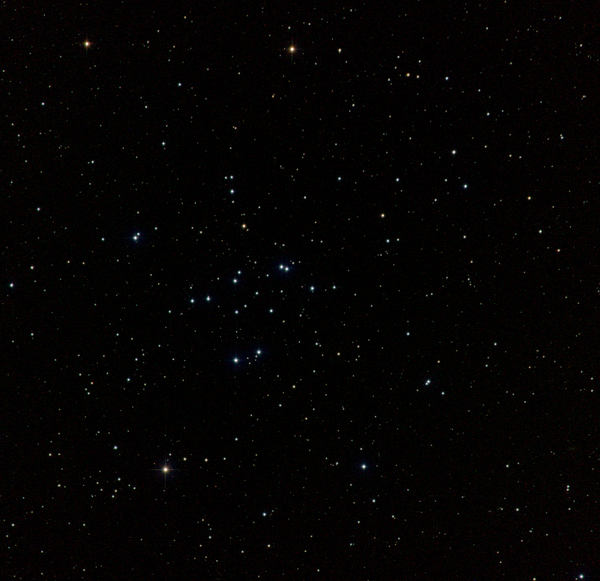
#> input picture stars.png, 600 x 581 px, found by its file name
$ jupyter execute --allow-errors 'Counting Stars.ipynb'   (older library calls are emulated)
#> lines starting #> are read from the running program, lines starting #| are printed output that depends on the picture
[cell 1]
import matplotlib.pyplot as plt
from skimage.io import imread

[cell 2]
#Reading the imgae in gray scale
img = imread('C:/Users/Hasitha Rasineni/Desktop/stars.png',as_grey = 'True', plugin='matplotlib')
#> img: shape (581, 600) float32; min 0, max 1, mean 0.0114
print(img.shape)
#| (581, 600)

#> (a cell that did not finish here is left out)

[cell 4]
from math import sqrt
from skimage.feature import blob_dog, blob_log, blob_doh

#Counting the #Stars using blobs_log method (Pretty Accurate)
blobs_log = blob_log(img, max_sigma = 30, num_sigma = 10, threshold = .1)
#> blobs_log = 490 rows, first 8: [231, 540, 1], [186, 465, 1], [514, 264, 1], [576, 581, 1], [143, 163, 1], [288, 312, 1], [285, 11, 1], [215, 382, 1]
# Computing radii in the 3rd column
blobs_log[:, 2] = blobs_log[:, 2] * sqrt(2)
num = len(blobs_log)
#> num = 490
print('Number of Stars Counted using blob_log = ', num)
#| Number of Stars Counted using blob_log =  490

#Counting the #Stars using blob_dog method
blobs_dog = blob_dog(img, max_sigma =30, threshold = .09)
#> blobs_dog = 305 rows, first 8: [576, 581, 1], [186, 465, 1], [466, 363, 1], [360, 235, 1], [288, 312, 1], [285, 11, 1], [152, 453, 1], [469, 165, 1.6]
blobs_dog[:, 2] = blobs_dog[:, 2] * sqrt(2)
num = len(blobs_dog)
#> num = 305
print('Number of Stars Counted using blob_dog = ', num)
#| Number of Stars Counted using blob_dog =  305

#Counting the #Stars using blob_doh method
blobs_doh = blob_doh(img, max_sigma = 30, threshold = .001)
#> blobs_doh = 607 rows, first 8: [48, 291, 4.22], [469, 164, 4.22], [43, 86, 4.22], [359, 235, 4.22], [466, 363, 4.22], [351, 258, 4.22], [392, 87, 1], [358, 135, 1]
blobs_doh[:, 2] = blobs_doh[:, 2] * sqrt(2)
num = len(blobs_doh)
#> num = 607
print('Number of Stars Counted using blobs_doh = ', num)
#| Number of Stars Counted using blobs_doh =  607

[cell 5]
fig, ax = plt.subplots(1, 1)
plt.imshow(img, cmap = plt.cm.gray)
for i in blobs_log:
    y, x, r = i
    c = plt.Circle((x, y), r+5, color = 'y', linewidth = 2, fill = False)
    ax.add_patch(c)
#> this loop made 490 passes
#> (i, y, x) on passes 1 to 3: ([231, 540, 1.41], 231, 540), ([186, 465, 1.41], 186, 465), ([514, 264, 1.41], 514, 264)
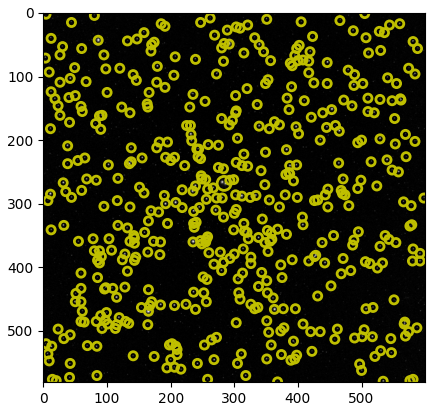
#> figure drawn by matplotlib, 1 panel

[cell 6]
fig, ax = plt.subplots(1, 1)
plt.imshow(img, cmap = plt.cm.gray)
for i in blobs_dog:
    y, x, r = i
    c = plt.Circle((x, y), r+5, color = 'y', linewidth = 2, fill = False)
    ax.add_patch(c)
#> this loop made 305 passes
#> (y, x, r) on passes 1 to 3: (576, 581, 1.41), (186, 465, 1.41), (466, 363, 1.41)
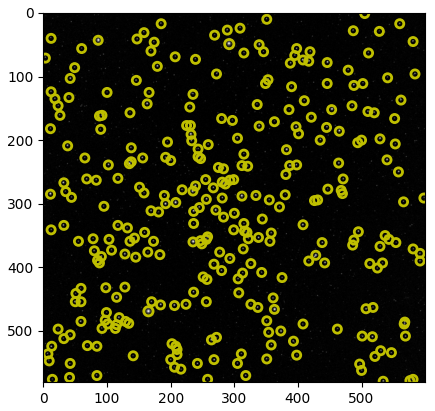
#> figure drawn by matplotlib, 1 panel

[cell 7]
fig, ax = plt.subplots(1, 1)
plt.imshow(img, cmap = plt.cm.gray)
for i in blobs_doh:
    y, x, r = i
    c = plt.Circle((x, y), r+5, color= 'y', linewidth = 2, fill = False)
    ax.add_patch(c)
#> this loop made 607 passes
#> (y, x, r) on passes 1 to 3: (48, 291, 5.97), (469, 164, 5.97), (43, 86, 5.97)
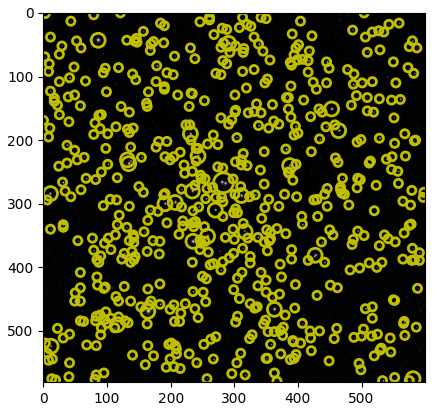
#> figure drawn by matplotlib, 1 panel

$ run again, with DoG.png copied over stars.png
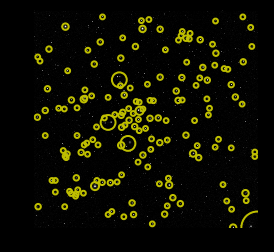
#> input picture DoG.png, 274 x 252 px, found by its file name
#> `img = imread('C:/Users/Hasitha Rasineni/Desktop/stars.png',as_grey = '..`:
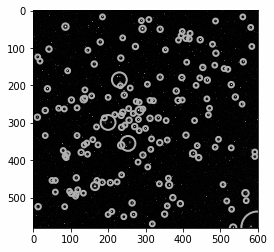
#> img: shape (252, 274) float32; min 0, max 1, mean 0.333
#| (252, 274)
#> blobs_log = 401 rows, first 8: [152, 273, 17.11], [0, 102, 10.67], [0, 185, 10.67], [112, 273, 13.89], [0, 73, 10.67], [0, 208, 10.67], [114, 0, 30], [251, 151, 23.56]
#> `num = len(blobs_log)`: num = 401
#| Number of Stars Counted using blob_log =  401
#> blobs_dog = 351 rows, first 8: [153, 273, 10.49], [0, 186, 6.55], [113, 273, 10.49], [0, 77, 6.55], [0, 101, 10.49], [0, 122, 6.55], [251, 163, 16.78], [251, 128, 16.78]
#> `num = len(blobs_dog)`: num = 351
#| Number of Stars Counted using blob_dog =  351
#> blobs_doh = 34 rows, first 8: [236, 0, 30], [236, 258, 30], [210, 45, 26.78], [15, 0, 30], [9, 258, 30], [99, 177, 7.44], [179, 15, 30], [205, 202, 30]
#> `num = len(blobs_doh)`: num = 34
#| Number of Stars Counted using blobs_doh =  34
#> the loop `for i in blobs_log:` made 401 passes
#> (y, x, r) on passes 1 to 3: (152, 273, 24.2), (0, 102, 15.08), (0, 185, 15.08)
#> the loop `for i in blobs_dog:` made 351 passes
#> (y, x, r) on passes 1 to 3: (153, 273, 14.83), (0, 186, 9.27), (113, 273, 14.83)
#> the loop `for i in blobs_doh:` made 34 passes
#> (y, x, r) on passes 1 to 8: (236, 0, 42.43), (236, 258, 42.43), (210, 45, 37.87), (15, 0, 42.43), (9, 258, 42.43), (99, 177, 10.53), (179, 15, 42.43), (205, 202, 42.43)
#> `[cell 7] fig, ax = plt.subplots(1, 1) plt.imshow(img, cmap = plt.cm.gr..`:
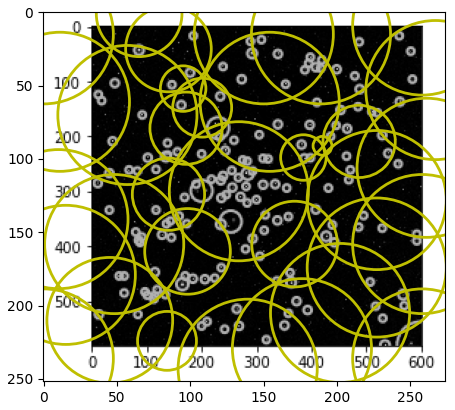
#> figure drawn by matplotlib, 1 panel
